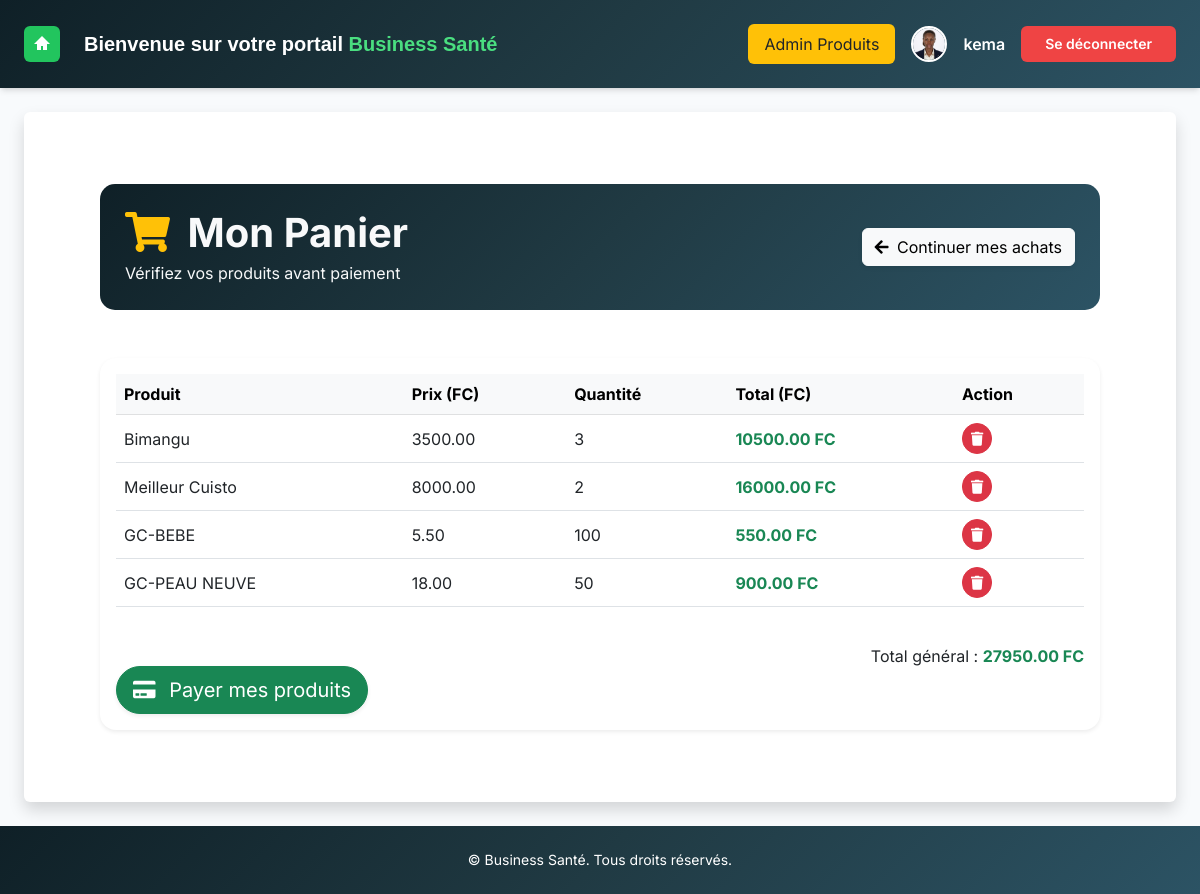
Before: /panier/ (signed in) with the older database file.
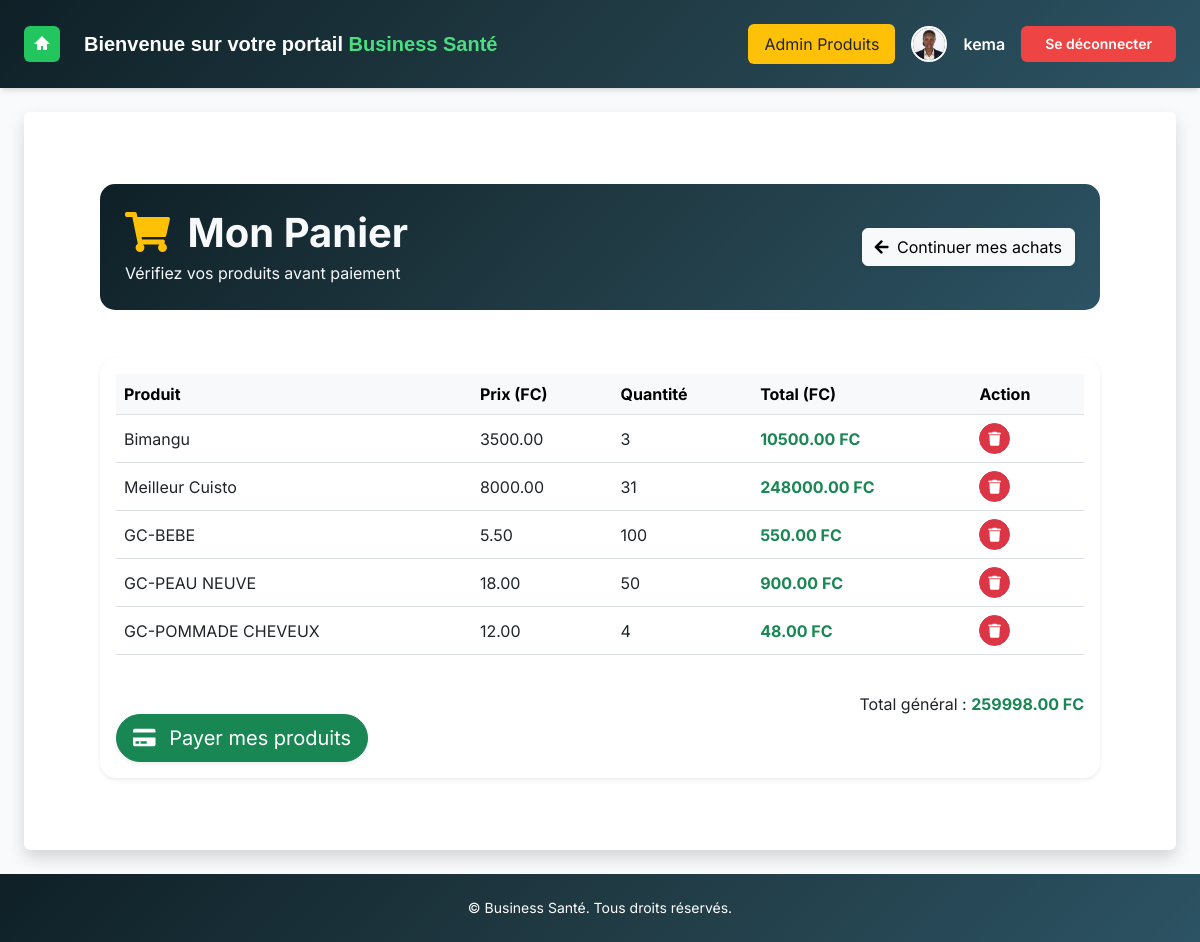
After: the same page with the newer database file.
### core/models.py (models this page shows, shortened)
class Panier(models.Model):
    utilisateur = models.ForeignKey(settings.AUTH_USER_MODEL, on_delete=models.CASCADE)
    produit = models.ForeignKey(Produit, on_delete=models.CASCADE)
    quantite = models.PositiveIntegerField(default=1)
    date_ajout = models.DateTimeField(default=timezone.now)
    est_paye = models.BooleanField(default=False)  # Pour savoir si ce panier a été payé

class Produit(models.Model):
    vendeur = models.ForeignKey(
    CustomUser,
    on_delete=models.CASCADE,
    null=True,
    blank=True
)
    nom = models.CharField(max_length=200)
    description = models.TextField(default=None)
    prix = models.DecimalField(max_digits=10, decimal_places=2)
    image = models.ImageField(upload_to="produits/",blank=True, null=True)
    statut = models.CharField(
        max_length=20,
        choices=[
            ('en_attente', 'En attente'),
            ('valide', 'Validé'),
            ('refuse', 'Refusé')
        ],
        default='en_attente'
    )
    date_creation = models.DateTimeField(default=timezone.now)
    commission_business = models.DecimalField(
        max_digits=5,
        decimal_places=2,
        default=20
    )

### core/views.py (the view)
# urls.py: path('panier/', views.panier_view, name='panier'),
@login_required
def panier_view(request):
    panier = Panier.objects.filter(utilisateur=request.user)
    total = Decimal('0.00')
    for item in panier:
        item.total = item.produit.prix * item.quantite
        total += item.total
    context = {
        'panier': panier,
        'total': total
    }
    return render(request, "core/panier.html", {"panier": panier, "total": total})

### core/templates/core/panier.html (shortened to what this page needs)
{% extends 'core/base.html' %}
{% load static %}
{% block content %}
<div class="container py-5">
  <div class="page-header mb-5" style="background: linear-gradient(135deg, #0f2027, #203a43, #2c5364); padding: 25px; border-radius: 15px;">
    <div class="d-flex justify-content-between align-items-center flex-wrap">
      <div>
        <h2 class="fw-bold mb-1 text-light" style="font-size: 2.5rem;">
          <i class="fas fa-shopping-cart text-warning me-2"></i> Mon Panier
        </h2>
        <p class="text-light mb-0">
          Vérifiez vos produits avant paiement
        </p>
      </div>
      <a href="{% url 'produits' %}" class="btn btn-light shadow-sm">
        <i class="fas fa-arrow-left me-1"></i> Continuer mes achats
      </a>
    </div>
  </div>
  {% if panier %}
  <div class="card shadow-sm border-0 rounded-4">
    <div class="card-body">
      <div class="table-responsive">
        <table class="table align-middle">
          <thead class="table-light">
            <tr>
              <th>Produit</th>
              <th>Prix (FC)</th>
              <th>Quantité</th>
              <th>Total (FC)</th>
              <th>Action</th>
            </tr>
          </thead>
          <tbody>
            {% for item in panier %}
            <tr>
              <td>{{ item.produit.nom }}</td>
              <td>{{ item.produit.prix }}</td>
              <td>{{ item.quantite }}</td>
              <td class="text-success fw-bold">
                    {{ item.total }} FC
                </td>
              <td>
                <a href="{% url 'supprimer_du_panier' item.produit.id %}" class="btn btn-danger btn-sm rounded-pill">
                  <i class="fas fa-trash"></i>
                </a>
              </td>
            </tr>
            {% endfor %}
          </tbody>
        </table>
      </div>
      <div class="text-end mt-4">
        <h4>
          Total général :
          <span class="text-success fw-bold">
            {{ total }} FC
          </span>
        </h4>
      </div>
      <button type="button"
            class="btn btn-success btn-lg rounded-pill shadow-sm"
            data-bs-toggle="modal"
            data-bs-target="#confirmationModal">
            <i class="fas fa-credit-card me-2"></i>
            Payer mes produits
        </button>
    </div>
  </div>
  {% endif %}
</div>
{% endblock %}

Changed rows visible on the page:
changed Panier "Meilleur Cuisto": quantite "2" → "31"; total "16000.00" → "248000.00"
added Panier: produit.nom "GC-POMMADE CHEVEUX", produit.prix "12.00", quantite "4", total "48.00"
Other visible differences:
{{ total }}: "27950.00" → "259998.00"
